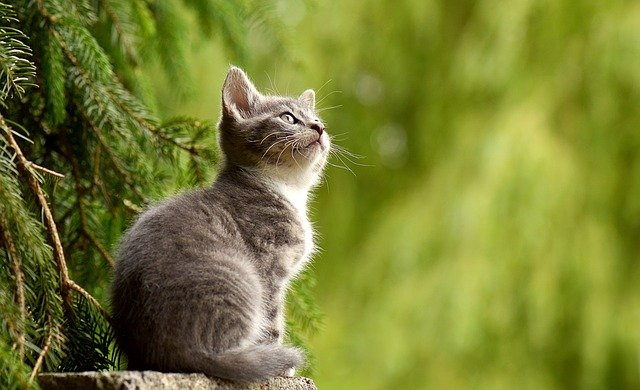
#> input picture nth/img.jpg.jpg, 640 x 390 px
$ jupyter execute '06. 크기조정.ipynb'   (text cells are left out)
#> lines starting #> are read from the running program, lines starting #| are printed output that depends on the picture; pictures that were not available may be replaced by others from this repository, and a replacement may not be noted
[cell 1]
import cv2
img = cv2.imread('img.jpg.jpg')
#> img is the input picture: shape (390, 640, 3); mean B, G, R 50.4, 126.1, 119.4
dst = cv2.resize(img, (400,500))#width, heigth로 바꿈
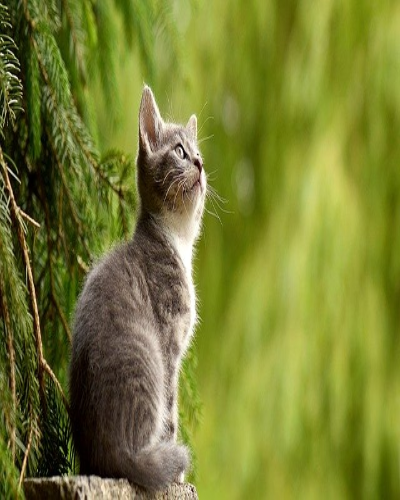
#> dst: shape (500, 400, 3); mean B, G, R 50.3, 125.9, 119.3

cv2.imshow('img',img)
cv2.imshow('resize', dst)
cv2.waitKey(0)
cv2.destroyAllWindows()

[cell 2]
import cv2
img = cv2.imread('img.jpg.jpg')
dst = cv2.resize(img, None , fx= 0.5,fy =0.5)#x, y 비율 width, heigth 0.5배로 바꿈
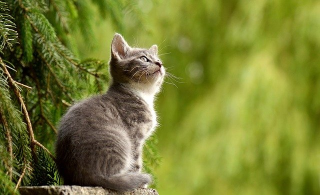
#> dst: shape (195, 320, 3); mean B, G, R 50.5, 126.2, 119.5

cv2.imshow('img',img)
cv2.imshow('resize', dst)
cv2.waitKey(0)
cv2.destroyAllWindows()

[cell 3]
import cv2
img = cv2.imread('img.jpg.jpg')
dst = cv2.resize(img, None , fx= 0.5,fy =0.5, interpolation= cv2.INTER_AREA)#x, y 비율 width, heigth 0.5배로 바꿈

cv2.imshow('img',img)
cv2.imshow('resize', dst)
cv2.waitKey(0)
cv2.destroyAllWindows()

[cell 4]
import cv2
img = cv2.imread('img.jpg.jpg')
dst = cv2.resize(img, None , fx= 1.5,fy =1.5, interpolation= cv2.INTER_CUBIC)#x, y 비율 width, heigth 1.5배로 바꿈
#> dst: shape (585, 960, 3)

cv2.imshow('img',img)
cv2.imshow('resize', dst)
cv2.waitKey(0)
cv2.destroyAllWindows()

[cell 5]
import cv2
cap = cv2.VideoCapture('video.mp4.mp4')

while cap.isOpened():
    ret, frame = cap.read()
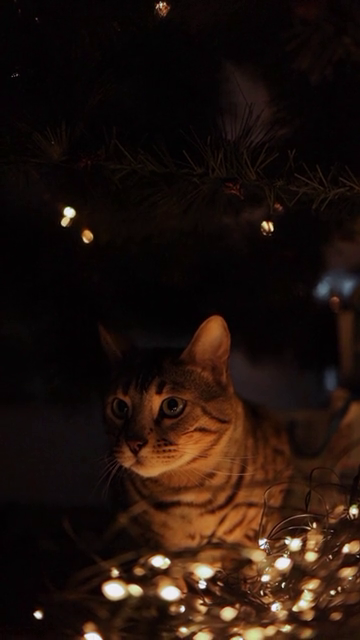
#> input picture frame 26 of njw/video.mp4, 360 x 640 px, given in place of video.mp4.mp4, which was not available
#> frame is the input picture: shape (640, 360, 3); mean B, G, R 12.4, 18.7, 33.2
    if not ret:
        print("End")
        break
    frame_resize = cv2.resize(frame, (150,500))
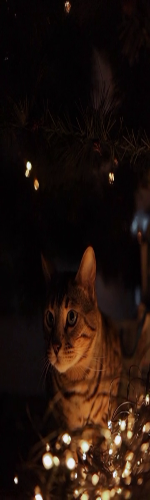
#> frame_resize: shape (500, 150, 3); mean B, G, R 12.3, 18.6, 33.1
    cv2.imshow('video' , frame_resize)
    if cv2.waitKey(10) == ord('q'):
#> (key q is pressed here)
        print('사용자 입력에 의해 종료')
        break
cap.release()
cv2.destroyAllWindows()

[cell 6]
import cv2
cap = cv2.VideoCapture('video.mp4.mp4')

while cap.isOpened():
    ret, frame = cap.read()
    if not ret:
        print("End")
        break
    frame_resize = cv2.resize(frame,  None , fx= 1.5,fy =1.5, interpolation= cv2.INTER_CUBIC)
#> frame_resize: shape (960, 540, 3)
    cv2.imshow('video' , frame_resize)
    if cv2.waitKey(10) == ord('q'):
#> (key q is pressed here)
        print('사용자 입력에 의해 종료')
        break
cap.release()
cv2.destroyAllWindows()
